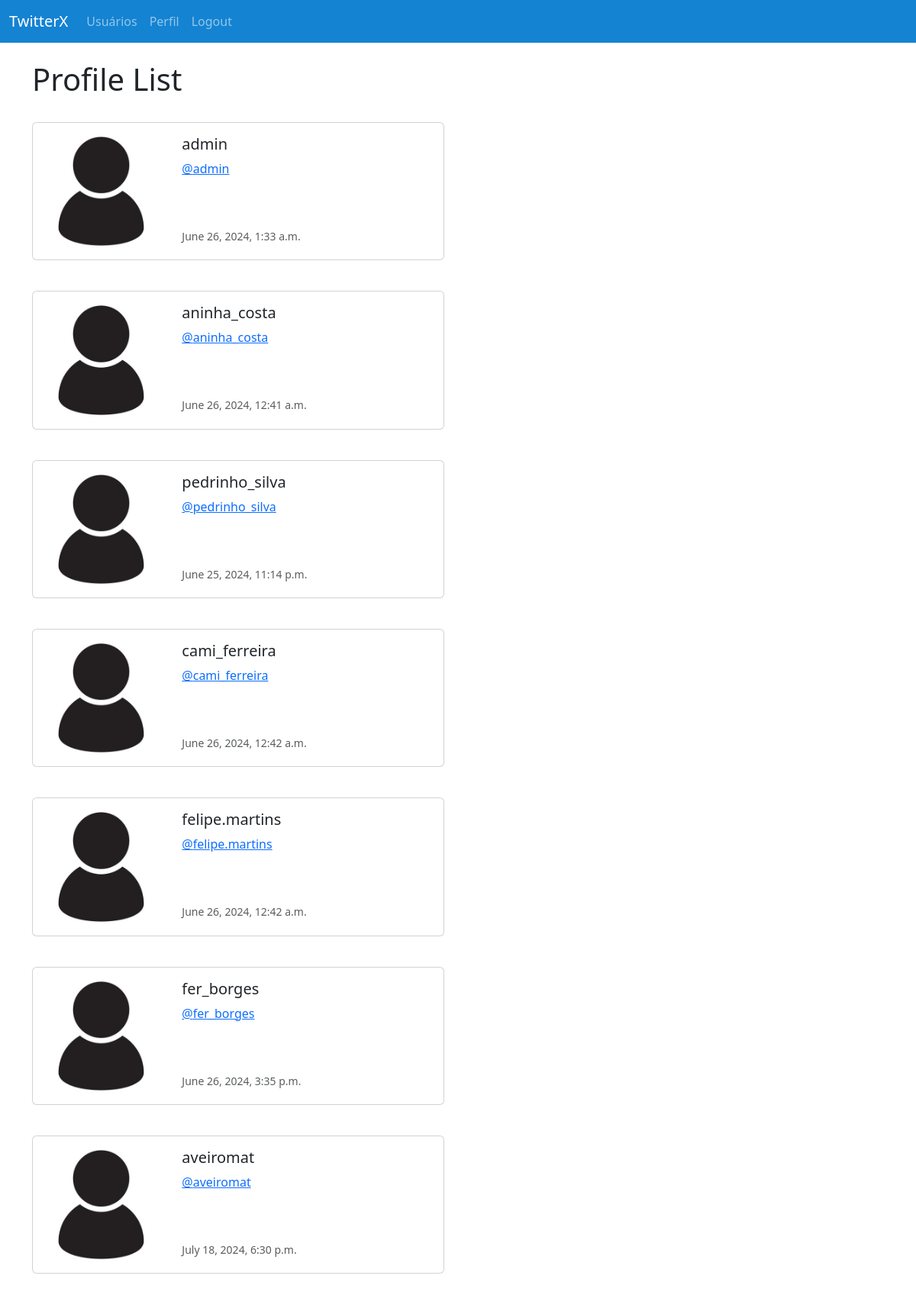
Screenshot of /profile_list/ (signed in) with the database file from the repository.
### musker/models.py (models this page shows, shortened)
class Profile(models.Model):
    user = models.OneToOneField(User, on_delete=models.CASCADE)
    follows = models.ManyToManyField('self',
                                    related_name='followed_by',
                                    symmetrical=False,
                                    blank=True)
    datee_modified = models.DateTimeField(User, auto_now=True)

### musker/views.py (the view)
# urls.py: path('profile_list/', views.profile_list, name='profile_list'),
def profile_list(request):
    if request.user.is_authenticated:
        profiles = Profile.objects.exclude(user = request.user)
        return render(request,'profile_list.html', {"profiles":profiles} )
    else:
        messages.success(request, ("Você deve estar logado.."))
        return redirect('home')

### musker/templates/profile_list.html
{% extends 'base.html' %}
{% load static %}
{% block content %}
<h1>Profile List</h1>
<br/>
{% if profiles %}
    {% for profile in profiles%}
    <div class="card mb-3" style="max-width: 540px;">
        <div class="row g-0">
          <div class="col-md-4">
            <img src="{% static 'images/profile.jpg' %}" class="img-fluid rounded-start" alt="Profile image">
          </div>
          <div class="col-md-8">
            <div class="card-body">
              <h5 class="card-title">{{profile.user.username}}</h5>
              <p class="card-text"><a href="{% url 'profile' profile.user.id %}">@{{profile.user.username|lower}}</a></p>
              <br/><br/>
              <p class="card-text"><small class="text-body-secondary">{{profile.datee_modified}}</small></p>
            </div>
          </div>
        </div>
      </div>
      <br/>
    {% endfor %}
{% endif %}
{% endblock %}

### rows the page displays
Profile: user.username "admin", datee_modified "June 26, 2024, 1:33 a.m."
Profile: user.username "aninha_costa", datee_modified "June 26, 2024, 12:41 a.m."
Profile: user.username "pedrinho_silva", datee_modified "June 25, 2024, 11:14 p.m."
Profile: user.username "cami_ferreira", datee_modified "June 26, 2024, 12:42 a.m."
Profile: user.username "felipe.martins", datee_modified "June 26, 2024, 12:42 a.m."
Profile: user.username "fer_borges", datee_modified "June 26, 2024, 3:35 p.m."
Profile: user.username "aveiromat", datee_modified "July 18, 2024, 6:30 p.m."
